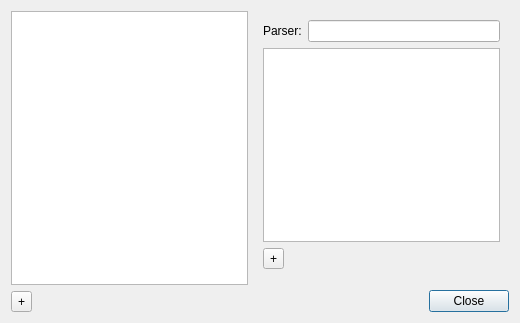
<?xml version="1.0" encoding="UTF-8"?>
<ui version="4.0">
 <class>LogFormatDialog</class>
 <widget class="QDialog" name="LogFormatDialog">
  <property name="geometry">
   <rect>
    <x>0</x>
    <y>0</y>
    <width>520</width>
    <height>323</height>
   </rect>
  </property>
  <property name="windowTitle">
   <string>Select Log Format</string>
  </property>
  <layout class="QGridLayout" name="gridLayout_2">
   <item row="0" column="0" rowspan="2">
    <layout class="QGridLayout" name="gridLayout">
     <item row="0" column="0" colspan="2">
      <widget class="QListView" name="listView">
       <property name="sizePolicy">
        <sizepolicy hsizetype="Preferred" vsizetype="Expanding">
         <horstretch>0</horstretch>
         <verstretch>0</verstretch>
        </sizepolicy>
       </property>
      </widget>
     </item>
     <item row="1" column="0">
      <widget class="QToolButton" name="addFormatButton">
       <property name="text">
        <string>+</string>
       </property>
       <property name="icon">
        <iconset theme="document-add">
         <normaloff>.</normaloff>.</iconset>
       </property>
      </widget>
     </item>
     <item row="1" column="1">
      <spacer name="horizontalSpacer">
       <property name="orientation">
        <enum>Qt::Horizontal</enum>
       </property>
       <property name="sizeType">
        <enum>QSizePolicy::Minimum</enum>
       </property>
       <property name="sizeHint" stdset="0">
        <size>
         <width>40</width>
         <height>20</height>
        </size>
       </property>
      </spacer>
     </item>
    </layout>
   </item>
   <item row="0" column="1">
    <widget class="QWidget" name="containerWidget" native="true">
     <property name="sizePolicy">
      <sizepolicy hsizetype="Expanding" vsizetype="Preferred">
       <horstretch>0</horstretch>
       <verstretch>0</verstretch>
      </sizepolicy>
     </property>
     <layout class="QGridLayout" name="gridLayout_3">
      <item row="0" column="0">
       <widget class="QLabel" name="label">
        <property name="text">
         <string>Parser:</string>
        </property>
        <property name="buddy">
         <cstring>parserLineEdit</cstring>
        </property>
       </widget>
      </item>
      <item row="0" column="1">
       <widget class="QLineEdit" name="parserLineEdit"/>
      </item>
      <item row="1" column="0" colspan="2">
       <widget class="QListView" name="highlightListView">
        <property name="editTriggers">
         <set>QAbstractItemView::NoEditTriggers</set>
        </property>
       </widget>
      </item>
      <item row="2" column="0" colspan="2">
       <layout class="QHBoxLayout" name="horizontalLayout">
        <item>
         <widget class="QToolButton" name="addHighlightButton">
          <property name="text">
           <string>+</string>
          </property>
         </widget>
        </item>
        <item>
         <spacer name="horizontalSpacer_2">
          <property name="orientation">
           <enum>Qt::Horizontal</enum>
          </property>
          <property name="sizeHint" stdset="0">
           <size>
            <width>40</width>
            <height>20</height>
           </size>
          </property>
         </spacer>
        </item>
       </layout>
      </item>
      <item row="3" column="0" colspan="2">
       <widget class="HighlightWidget" name="highlightWidget" native="true"/>
      </item>
     </layout>
    </widget>
   </item>
   <item row="1" column="1">
    <widget class="QDialogButtonBox" name="buttonBox">
     <property name="orientation">
      <enum>Qt::Horizontal</enum>
     </property>
     <property name="standardButtons">
      <set>QDialogButtonBox::Close</set>
     </property>
    </widget>
   </item>
  </layout>
 </widget>
 <customwidgets>
  <customwidget>
   <class>HighlightWidget</class>
   <extends>QWidget</extends>
   <header>highlightwidget.h</header>
   <container>1</container>
  </customwidget>
 </customwidgets>
 <tabstops>
  <tabstop>listView</tabstop>
  <tabstop>addFormatButton</tabstop>
  <tabstop>parserLineEdit</tabstop>
 </tabstops>
 <resources/>
 <connections>
  <connection>
   <sender>buttonBox</sender>
   <signal>accepted()</signal>
   <receiver>LogFormatDialog</receiver>
   <slot>accept()</slot>
   <hints>
    <hint type="sourcelabel">
     <x>503</x>
     <y>313</y>
    </hint>
    <hint type="destinationlabel">
     <x>157</x>
     <y>274</y>
    </hint>
   </hints>
  </connection>
  <connection>
   <sender>buttonBox</sender>
   <signal>rejected()</signal>
   <receiver>LogFormatDialog</receiver>
   <slot>reject()</slot>
   <hints>
    <hint type="sourcelabel">
     <x>510</x>
     <y>313</y>
    </hint>
    <hint type="destinationlabel">
     <x>286</x>
     <y>274</y>
    </hint>
   </hints>
  </connection>
 </connections>
</ui>
